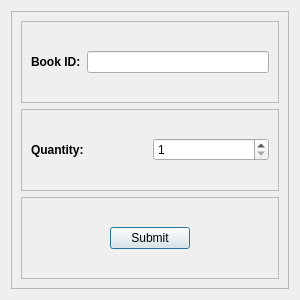
<?xml version="1.0" encoding="UTF-8"?>
<ui version="4.0">
 <class>ReturnDialog</class>
 <widget class="QDialog" name="ReturnDialog">
  <property name="geometry">
   <rect>
    <x>0</x>
    <y>0</y>
    <width>300</width>
    <height>300</height>
   </rect>
  </property>
  <property name="minimumSize">
   <size>
    <width>300</width>
    <height>300</height>
   </size>
  </property>
  <property name="maximumSize">
   <size>
    <width>300</width>
    <height>300</height>
   </size>
  </property>
  <property name="windowTitle">
   <string>Return</string>
  </property>
  <layout class="QGridLayout" name="gridLayout">
   <item row="2" column="0">
    <widget class="QFrame" name="back_frame">
     <property name="frameShape">
      <enum>QFrame::StyledPanel</enum>
     </property>
     <property name="frameShadow">
      <enum>QFrame::Raised</enum>
     </property>
     <layout class="QGridLayout" name="gridLayout_2">
      <item row="0" column="0">
       <widget class="QFrame" name="book_id_frame">
        <property name="frameShape">
         <enum>QFrame::StyledPanel</enum>
        </property>
        <property name="frameShadow">
         <enum>QFrame::Raised</enum>
        </property>
        <layout class="QHBoxLayout" name="horizontalLayout">
         <item>
          <widget class="QLabel" name="book_id_Label">
           <property name="font">
            <font>
             <weight>75</weight>
             <bold>true</bold>
            </font>
           </property>
           <property name="text">
            <string>Book ID:</string>
           </property>
          </widget>
         </item>
         <item>
          <widget class="QLineEdit" name="book_id_LE"/>
         </item>
        </layout>
       </widget>
      </item>
      <item row="1" column="0">
       <widget class="QFrame" name="quantity_frame">
        <property name="frameShape">
         <enum>QFrame::StyledPanel</enum>
        </property>
        <property name="frameShadow">
         <enum>QFrame::Raised</enum>
        </property>
        <layout class="QHBoxLayout" name="horizontalLayout_2">
         <item>
          <widget class="QLabel" name="quantity_Label">
           <property name="font">
            <font>
             <weight>75</weight>
             <bold>true</bold>
            </font>
           </property>
           <property name="text">
            <string>Quantity:</string>
           </property>
          </widget>
         </item>
         <item>
          <widget class="QSpinBox" name="quantity_SB">
           <property name="minimum">
            <number>1</number>
           </property>
           <property name="maximum">
            <number>990</number>
           </property>
          </widget>
         </item>
        </layout>
       </widget>
      </item>
      <item row="2" column="0">
       <widget class="QFrame" name="submit_frame">
        <property name="frameShape">
         <enum>QFrame::StyledPanel</enum>
        </property>
        <property name="frameShadow">
         <enum>QFrame::Raised</enum>
        </property>
        <layout class="QGridLayout" name="gridLayout_3">
         <item row="0" column="0">
          <spacer name="horizontalSpacer">
           <property name="orientation">
            <enum>Qt::Horizontal</enum>
           </property>
           <property name="sizeHint" stdset="0">
            <size>
             <width>40</width>
             <height>20</height>
            </size>
           </property>
          </spacer>
         </item>
         <item row="0" column="1">
          <widget class="QPushButton" name="submit_Btn">
           <property name="text">
            <string>Submit</string>
           </property>
          </widget>
         </item>
         <item row="0" column="2">
          <spacer name="horizontalSpacer_2">
           <property name="orientation">
            <enum>Qt::Horizontal</enum>
           </property>
           <property name="sizeHint" stdset="0">
            <size>
             <width>40</width>
             <height>20</height>
            </size>
           </property>
          </spacer>
         </item>
        </layout>
       </widget>
      </item>
     </layout>
    </widget>
   </item>
  </layout>
 </widget>
 <resources/>
 <connections/>
</ui>
